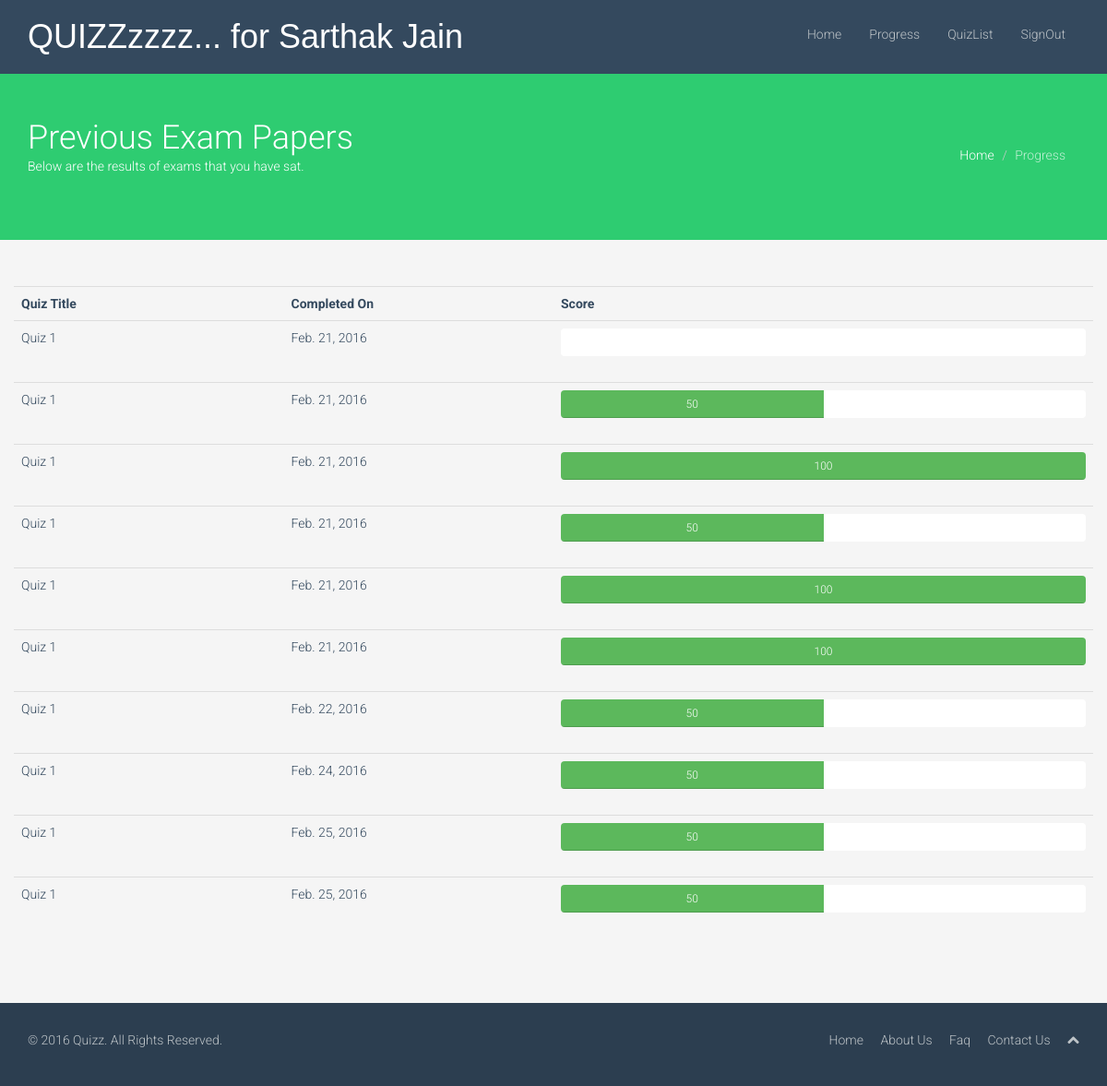
/quizz/ (signed in), run on an earlier commit of the app's database.
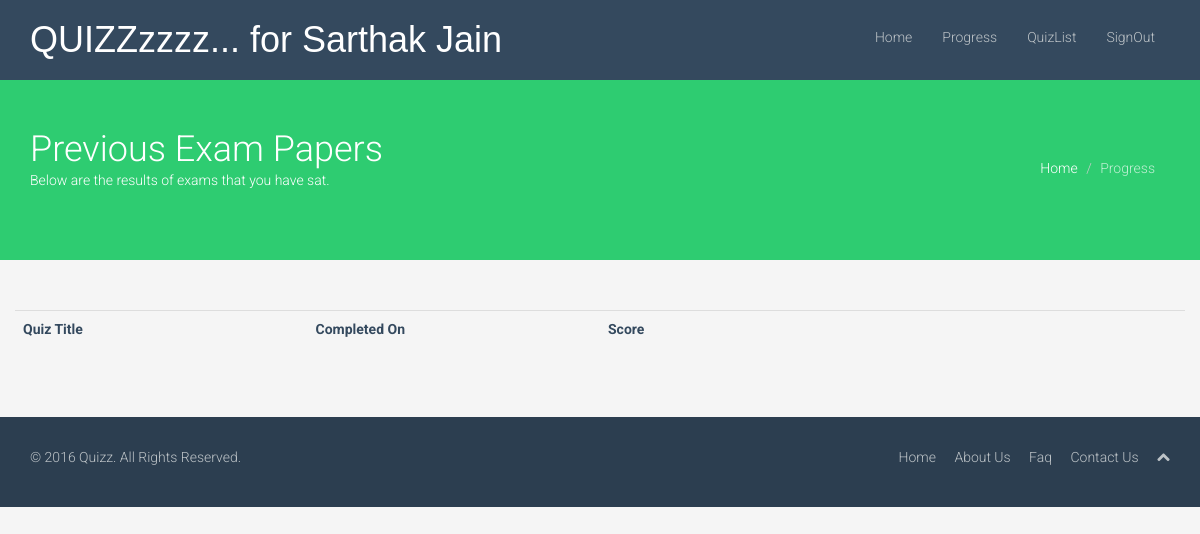
And on a later commit of the database.
### quiz/models.py (models this page shows, shortened)
class Sitting(models.Model):
    user = models.ForeignKey(settings.AUTH_USER_MODEL, verbose_name=_("User"))
    quiz = models.ForeignKey(Quiz, verbose_name=_("Quiz"))
    question_order = models.CommaSeparatedIntegerField(max_length=1024, verbose_name=_("Question Order"))
    question_list = models.CommaSeparatedIntegerField(max_length=1024, verbose_name=_("Question List"))
    incorrect_questions = models.CommaSeparatedIntegerField(max_length=1024, blank=True, verbose_name=_("Incorrect questions"))
    current_score = models.IntegerField(verbose_name=_("Current Score"))
    complete = models.BooleanField(default=False, blank=False, verbose_name=_("Complete"))
    user_answers = models.TextField(blank=True, default='{}', verbose_name=_("User Answers"))
    start = models.DateTimeField(auto_now_add=True, verbose_name=_("Start"))
    end = models.DateTimeField(null=True, blank=True, verbose_name=_("End"))
    objects = SittingManager()
    class Meta:
        permissions = (("view_sittings", _("Can see completed exams.")),)
        permissions = (("can_score", _("Can Change Score or mark correct/incorrect")),)
    def _question_ids(self):
        return [int(n) for n in self.question_order.split(',') if n]
    @property
    def get_percent_correct(self):
        dividend = float(self.current_score)
        divisor = len(self._question_ids())
        if divisor < 1:
            return 0            # prevent divide by zero error
        if dividend > divisor:
            return 100
        correct = int(round((dividend / divisor) * 100))
        if correct >= 1:
            return correct
        else:
            return 0

@python_2_unicode_compatible
class Quiz(models.Model):
    title = models.CharField(verbose_name=_("Title"), max_length=60, blank=False)
    description = models.TextField(verbose_name=_("Description"), blank=True, help_text=_("a description of the quiz"))
    url = models.SlugField(max_length=60, blank=True, help_text=_("a user friendly url"), verbose_name=_("user friendly url"))
    category = models.ForeignKey(Category, null=True, blank=True, verbose_name=_("Category"))
    pass_mark = models.SmallIntegerField(blank=True, default=40, verbose_name=_("Pass Mark"),
        help_text=_("Percentage required to pass exam."), validators=[MaxValueValidator(100)])
    success_text = models.TextField(blank=True, default='You Have Passed !!',
        help_text=_("Displayed if user passes."), verbose_name=_("Success Text"))
    fail_text = models.TextField(verbose_name=_("Fail Text"), default='You have failed', blank=True, help_text=_("Displayed if user fails."))
    draft = models.BooleanField(blank=True, default=False, verbose_name=_("Draft"),
        help_text=_("If yes, the quiz is not displayed"
                    " in the quiz list and can only be"
                    " taken by users who can edit"
                    " quizzes."))
    class Meta:
        verbose_name = _("Quiz")
        verbose_name_plural = _("Quizzes")

### quiz/views.py (the view)
class QuizUserProgressView(TemplateView):
    template_name = 'ProgressTheme.html'
    @method_decorator(login_required)
    def dispatch(self, request, *args, **kwargs):
        return super(QuizUserProgressView, self)\
            .dispatch(request, *args, **kwargs)
    def get_context_data(self, **kwargs):
        context = super(QuizUserProgressView, self).get_context_data(**kwargs)
        progress, c = Progress.objects.get_or_create(user=self.request.user)
        context['exams'] = progress.show_exams()
        return context

### quiz/models.py (called while the page is built)
    def show_exams(self):
        return Sitting.objects.filter(user=self.user, complete=True)

### quiz/templates/ProgressTheme.html (shortened to what this page needs)
{% extends "indexTheme.html" %}
{% load i18n %}
{% load quiz_tags %}
{% block content %}
<section id="title" class="emerald">
    <div class="container">
        <div class="row">
            <div class="col-sm-6">
                <h1>Previous Exam Papers</h1>
                <p>Below are the results of exams that you have sat.</p>
            </div>
            <div class="col-sm-6">
                <ul class="breadcrumb pull-right">
                    <li><a href="index.html">Home</a></li>
                    <li class="active">Progress</li>
                </ul>
            </div>
        </div>
    </div>
</section>
<section id="progress" class="container">
    <div class="row">
        <div>
            <div>
                <table class="table">
                    <tr>
                        <th class="col-md-2">Quiz Title</th>
                        <th class="col-md-2">Completed On</th>
                        <th class="col-md-4">Score</th>
                    </tr>
                    {% if exams %}
                    {% for exam in exams %}
                    <tr>
                        <td class="col-md-2"><a href="{% url 'quiz_marking_detail' pk=exam.id %}">{{ exam.quiz.title }}</a></td>
                        <td class="col-md-2">{{ exam.end|date }}</td>
                        <td class="col-md-4">
                            <div class="progress">
                                <div class="progress-bar progress-bar-success" role="progressbar" aria-valuenow="{{ exam.get_percent_correct }}" aria-valuemin="0" aria-valuemax="100" style="width: {{ exam.get_percent_correct }}%;">
                                    <span>{{ exam.get_percent_correct }}</span>
                                </div>
                            </div>
                        </td>
                    </tr>
                    {% endfor %}
                    {% endif %}
                </table>
            </div>
        </div>
    </div>
</section>
{% endblock %}

### quiz/templates/indexTheme.html (shortened to what this page needs)
{% load staticfiles %}
<!DOCTYPE html>
<html lang="en">
<head>
    <link href="{% static 'css/bootstrap.min.css' %}" rel="stylesheet">
    <link href="{% static 'css/font-awesome.min.css' %}" rel="stylesheet">
    <link href="{% static 'css/prettyPhoto.css' %}" rel="stylesheet">
    <link href="{% static 'css/animate.css' %}" rel="stylesheet">
    <link href="{% static 'css/main.css' %}" rel="stylesheet">
</head>
<body>
    <header class="navbar navbar-inverse navbar-fixed-top wet-asphalt" role="banner">
        <div class="container">
            <div class="navbar-header">
                <a class="title navbar-brand" href={% url 'index' %}><span class="title">QUIZZzzzz... for {{ user.first_name }} {{ user.last_name }}</span></a>
            </div>
            <div class="collapse navbar-collapse">
                <ul class="nav navbar-nav navbar-right">
                    <li><a href={% url 'index' %}>Home</a></li>
                    <li><a href={% url 'quiz_progress' %}>Progress</a></li>
                    <li><a href={% url 'quiz_category_list_all' %}>QuizList</a></li>
                    <li><a href="{% url 'logout' %}?next=/">SignOut</a></li>
                </ul>
            </div>
        </div>
    </header>
    {% block content %} {% endblock %}
    <footer id="footer" class="midnight-blue">
        <div class="container">
            <div class="row">
                <div class="col-sm-6">
                    &copy; 2016 Quizz</a>. All Rights Reserved.
                </div>
                <div class="col-sm-6">
                    <ul class="pull-right">
                        <li><a href="#">Home</a></li>
                        <li><a href="#">About Us</a></li>
                        <li><a href="#">Faq</a></li>
                        <li><a href="#">Contact Us</a></li>
                        <li><a id="gototop" class="gototop" href="#"><i class="icon-chevron-up"></i></a></li>
                    </ul>
                </div>
            </div>
        </div>
    </footer>
</body>
</html>

### static/css/main.css (style rules this page uses)
body { padding-top: 80px; color: #34495e; background: #f5f5f5; font-family: 'Roboto', sans-serif; font-weight: 300; }
h1, h2, h3, h4, h5, h6 { font-family: 'Roboto', sans-serif; font-weight: 400; }
a { color: #34495e; -webkit-transition: 300ms; -moz-transition: 300ms; -o-transition: 300ms; transition: 300ms; }
body > section { padding: 50px 0; }
.turquoise, .green-sea, .sun-flower, .orange, .emerald, .nephrits, .carrot, .pumkin, .peter-river, .belize-hole, .alizarin, .pomegranate, .amethyst, .wisteria, .clouds .silver, .wet-asphalt, .midnight-blue, .concrete, .asbestos { color: #fff; }
.turquoise h1, .green-sea h1, .sun-flower h1, .orange h1, .emerald h1, .nephrits h1, .carrot h1, .pumkin h1, .peter-river h1, .belize-hole h1, .alizarin h1, .pomegranate h1, .amethyst h1, .wisteria h1, .clouds .silver h1, .wet-asphalt h1, .midnight-blue h1, .concrete h1, .asbestos h1, .turquoise h2, .green-sea h2, .sun-flower h2, .orange h2, .emerald h2, .nephrits h2, .carrot h2, .pumkin h2, .peter-river h2, .belize-hole h2, .alizarin h2, .pomegranate h2, .amethyst h2, .wisteria h2, .clouds .silver h2, .wet-asphalt h2, .midnight-blue h2, .concrete h2, .asbestos h2, .turquoise h3, .green-sea h3, .sun-flower h3, .orange h3, .emerald h3, .nephrits h3, .carrot h3, .pumkin h3, .peter-river h3, .belize-hole h3, .alizarin h3, .pomegranate h3, .amethyst h3, .wisteria h3, .clouds .silver h3, .wet-asphalt h3, .midnight-blue h3, .concrete h3, .asbestos h3, .turquoise h4, .green-sea h4, .sun-flower h4, .orange h4, .emerald h4, .nephrits h4, .carrot h4, .pumkin h4, .peter-river h4, .belize-hole h4, .alizarin h4, .pomegranate h4, .amethyst h4, .wisteria h4, .clouds .silver h4, .wet-asphalt h4, .midnight-blue h4, .concrete h4, .asbestos h4, .turquoise h5, .green-sea h5, .sun-flower h5, .orange h5, .emerald h5, .nephrits h5, .carrot h5, .pumkin h5, .peter-river h5, .belize-hole h5, .alizarin h5, .pomegranate h5, .amethyst h5, .wisteria h5, .clouds .silver h5, .wet-asphalt h5, .midnight-blue h5, .concrete h5, .asbestos h5, .turquoise h6, .green-sea h6, .sun-flower h6, .orange h6, .emerald h6, .nephrits h6, .carrot h6, .pumkin h6, .peter-river h6, .belize-hole h6, .alizarin h6, .pomegranate h6, .amethyst h6, .wisteria h6, .clouds .silver h6, .wet-asphalt h6, .midnight-blue h6, .concrete h6, .asbestos h6 { color: #fff; }
.emerald { background-color: #2ecc71; }
.wet-asphalt { background-color: #34495e; }
.wet-asphalt a:not(.btn) { color: #bdc3c7; }
.midnight-blue { background-color: #2c3e50; }
#title h1 { margin: 0; font-size: 36px; font-weight: 300; }
ul.breadcrumb { margin: 20px 0 0; background: transparent; }
ul.breadcrumb > li { text-shadow: none; }
ul.breadcrumb > li > a, ul.breadcrumb > li .divider { color: #fff; }
ul.breadcrumb > li.active { color: rgba(255, 255, 255, 0.7); }
.navbar-inverse { border: none; }
.title { color: #ffffff; }
.navbar-inverse .navbar-brand { font-family: 'Bubbler One', sans-serif; font-size: 36px; line-height: 50px; color: #ffffff; }
.navbar-inverse .navbar-nav { margin-top: 20px; }
.navbar-inverse .navbar-nav > li > a { padding-top: 7px; padding-bottom: 7px; border-radius: 4px; color: #bdc3c7; }
.navbar-inverse .navbar-collapse, .navbar-inverse .navbar-form { border-top: 0; }
.row > div { margin-bottom: 10px; }
#footer { padding-top: 30px; padding-bottom: 30px; color: #bdc3c7; }
#footer a { color: #bdc3c7; }
#footer ul { list-style: none; padding: 0; margin: 0; }
#footer ul > li { display: inline-block; margin-left: 15px; }

What changed in the data, as far as the page shows it:
removed Sitting: quiz "Quiz 1", end "Feb. 21, 2016"
removed Sitting: quiz "Quiz 1", end "Feb. 21, 2016", get_percent_correct "50"
removed Sitting: quiz "Quiz 1", end "Feb. 21, 2016", get_percent_correct "100"
removed Sitting: quiz "Quiz 1", end "Feb. 21, 2016", get_percent_correct "50"
removed Sitting: quiz "Quiz 1", end "Feb. 21, 2016", get_percent_correct "100"
removed Sitting: quiz "Quiz 1", end "Feb. 21, 2016", get_percent_correct "100"
removed Sitting: quiz "Quiz 1", end "Feb. 22, 2016", get_percent_correct "50"
removed Sitting: quiz "Quiz 1", end "Feb. 24, 2016", get_percent_correct "50"
removed Sitting: quiz "Quiz 1", end "Feb. 25, 2016", get_percent_correct "50"
removed Sitting: quiz "Quiz 1", end "Feb. 25, 2016", get_percent_correct "50"
